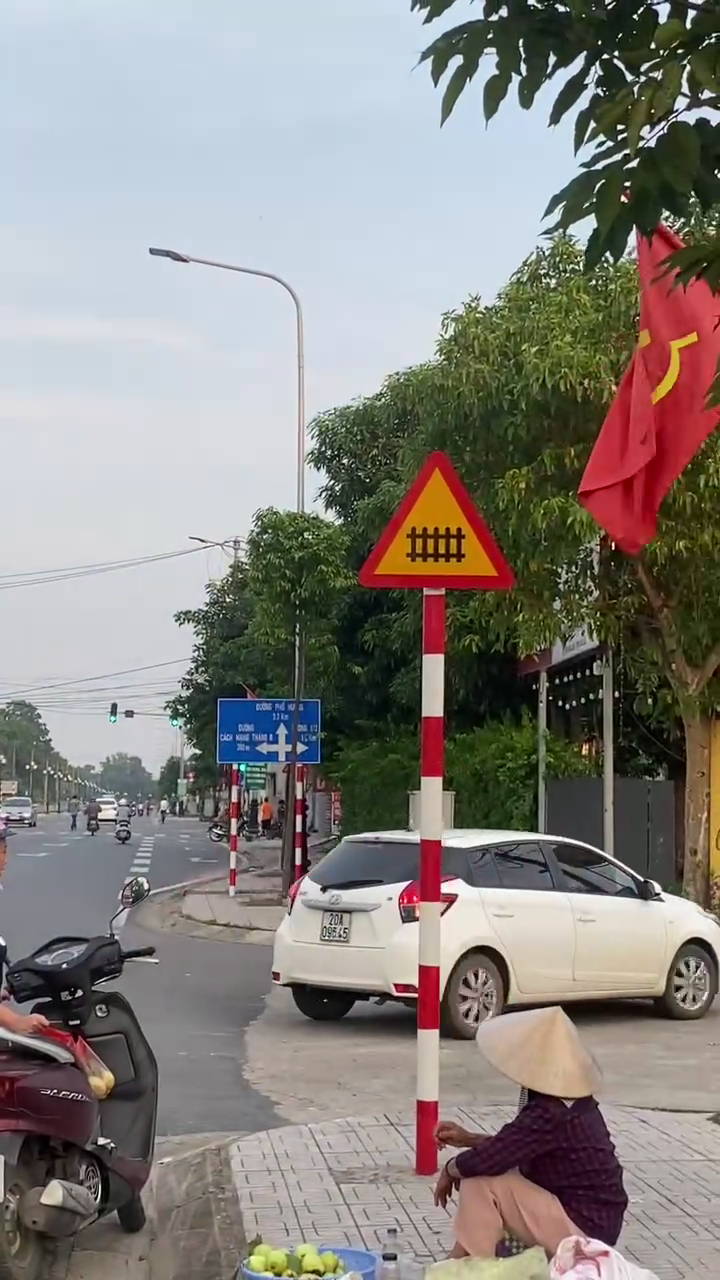
#> input picture data_mine/images/48/48_29.png, 720 x 1280 px, found by its file name; its folder holds 4 pictures in this run
$ python show_images.py
#> lines starting #> are read from the running program, lines starting #| are printed output that depends on the picture
import os
import cv2
import matplotlib.pyplot as plt

image_folder = r"D:\Project\Traffic_signs\data_mine\images\48"

files = [f for f in os.listdir(image_folder) if f.lower().endswith(('.png','.jpg','.jpeg'))]
files = sorted(files)[:10]


images = []
for f in files:
    img = cv2.imread(os.path.join(image_folder, f))
#> img is the input picture: shape (1280, 720, 3); mean B, G, R 128.8, 132.7, 137.3
    img = cv2.cvtColor(img, cv2.COLOR_BGR2RGB)
    img = cv2.resize(img, (200, 200))
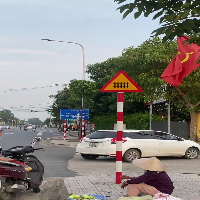
#> img: shape (200, 200, 3); mean R, G, B 137.3, 132.7, 128.8
    images.append(img)
#> pass 2 of the loop `for f in files:`:
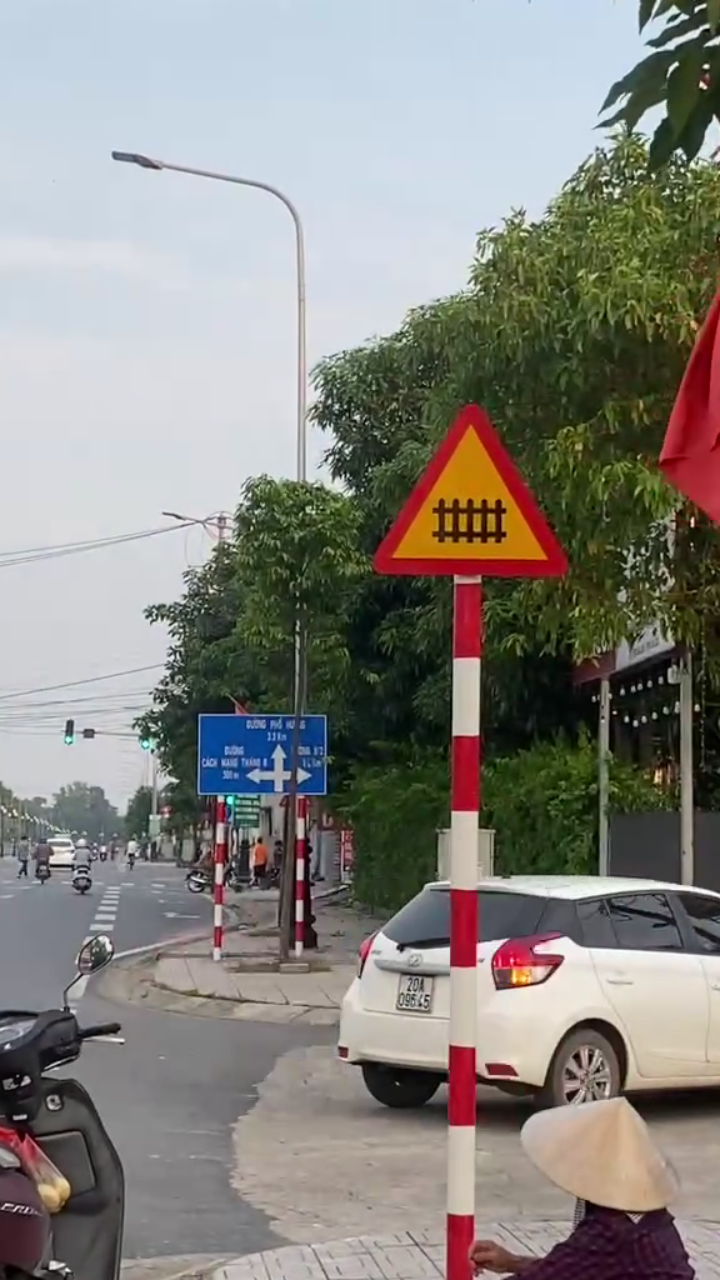
#> input picture data_mine/images/48/48_30_crop.png, 720 x 1280 px, found by its file name
#> img is the input picture: shape (1280, 720, 3); mean B, G, R 128.5, 133.6, 135.9
#> `img = cv2.resize(img, (200, 200))`:
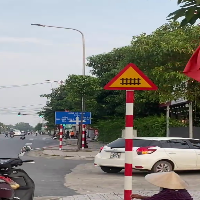
#> img: shape (200, 200, 3); mean R, G, B 135.9, 133.5, 128.4
#> pass 3 of the loop `for f in files:`:
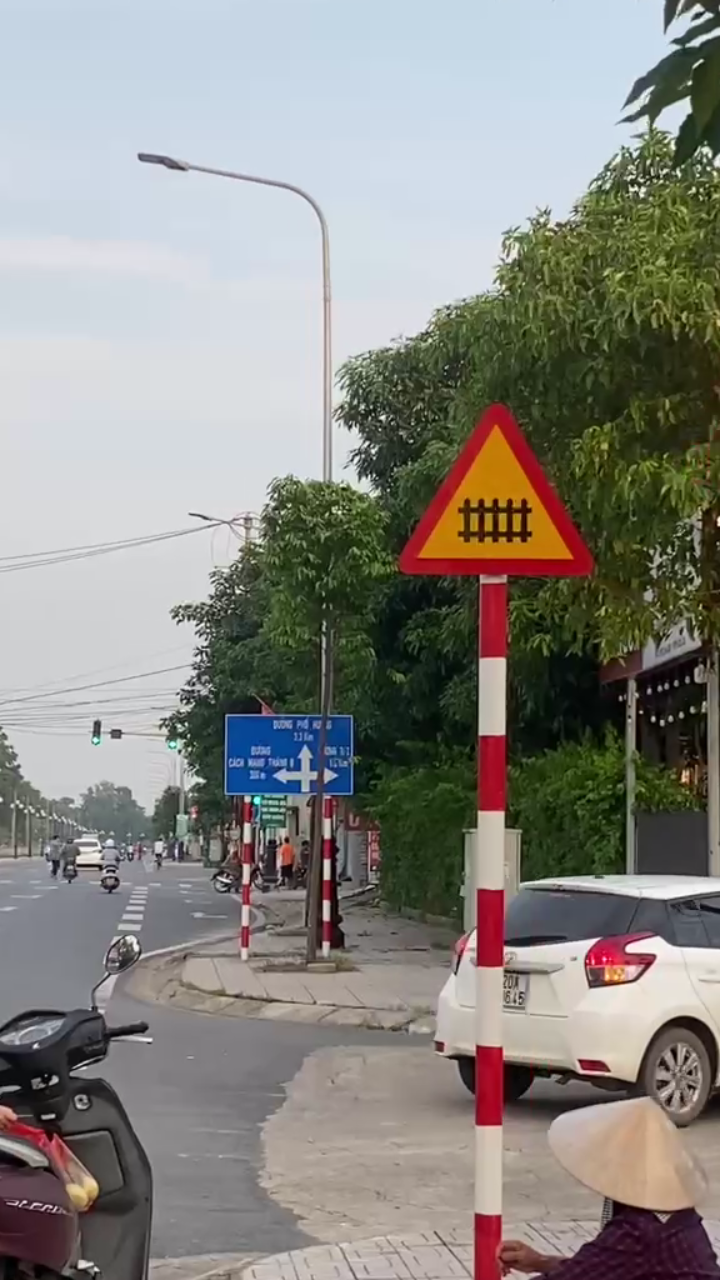
#> input picture data_mine/images/48/48_31_crop.png, 720 x 1280 px, found by its file name
#> img is the input picture: shape (1280, 720, 3); mean B, G, R 130.9, 136.3, 137.8
#> `img = cv2.resize(img, (200, 200))`:
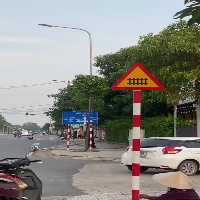
#> img: shape (200, 200, 3); mean R, G, B 137.6, 136.1, 130.7
#> the loop made 4 passes; the first 3 are shown

fig, axes = plt.subplots(2, 5, figsize=(15, 6))
for i, ax in enumerate(axes.flat):
#> (the run stopped early here; a loop or call above may not have finished)
